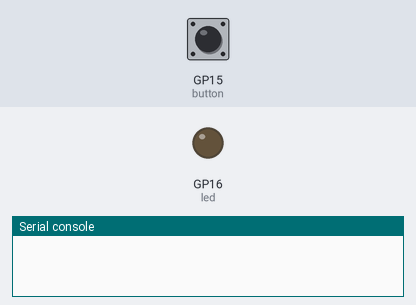
A program run on a simulated Raspberry Pi Pico running MicroPython. On the bench: output pins drawn as LEDs (lit = HIGH), the last lines printed to the serial console. The test bench sets the inputs (shaded band); at power-on: GP15 (button) LOW.

Above: at 1.2 s.
1.3 s: GP15 (button) pulled HIGH for 3.2 s
At 5.2 s:
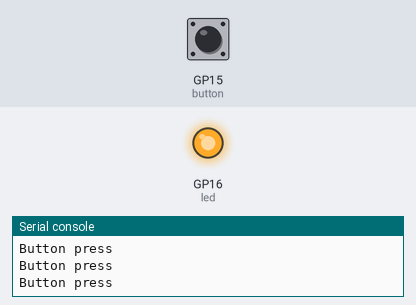
6.0 s: GP15 (button) pulled HIGH for 0.15 s
At 6.5 s:
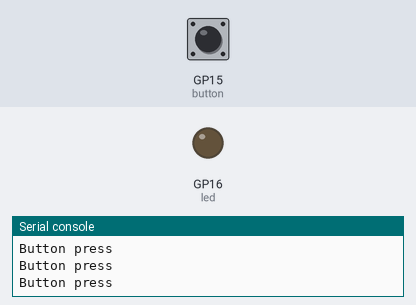
Timing chart, 0 to 9.0 s (numbered marks = the images above; inputs shaded):
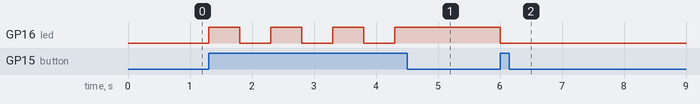

Measured:
- after the input at 1.3 s, GP16 (led): alternates HIGH for 0.50 s and LOW for 0.50 s, 7 changes in all, then stays HIGH, starting at once
- after the input at 6.0 s, GP16 (led): HIGH → LOW at once

The program:

button_led.py
```python
from machine import Pin
import time

led = Pin(16, Pin.OUT)
button = Pin(15, Pin.IN, Pin.PULL_DOWN)

while True:
    if button.value():
        led.toggle()
        print("Button press")
        # This is delay to give time to get finger off the button.  It also means the light blinks if there is a bad connection in the button circuit.
        time.sleep(0.5)
```
